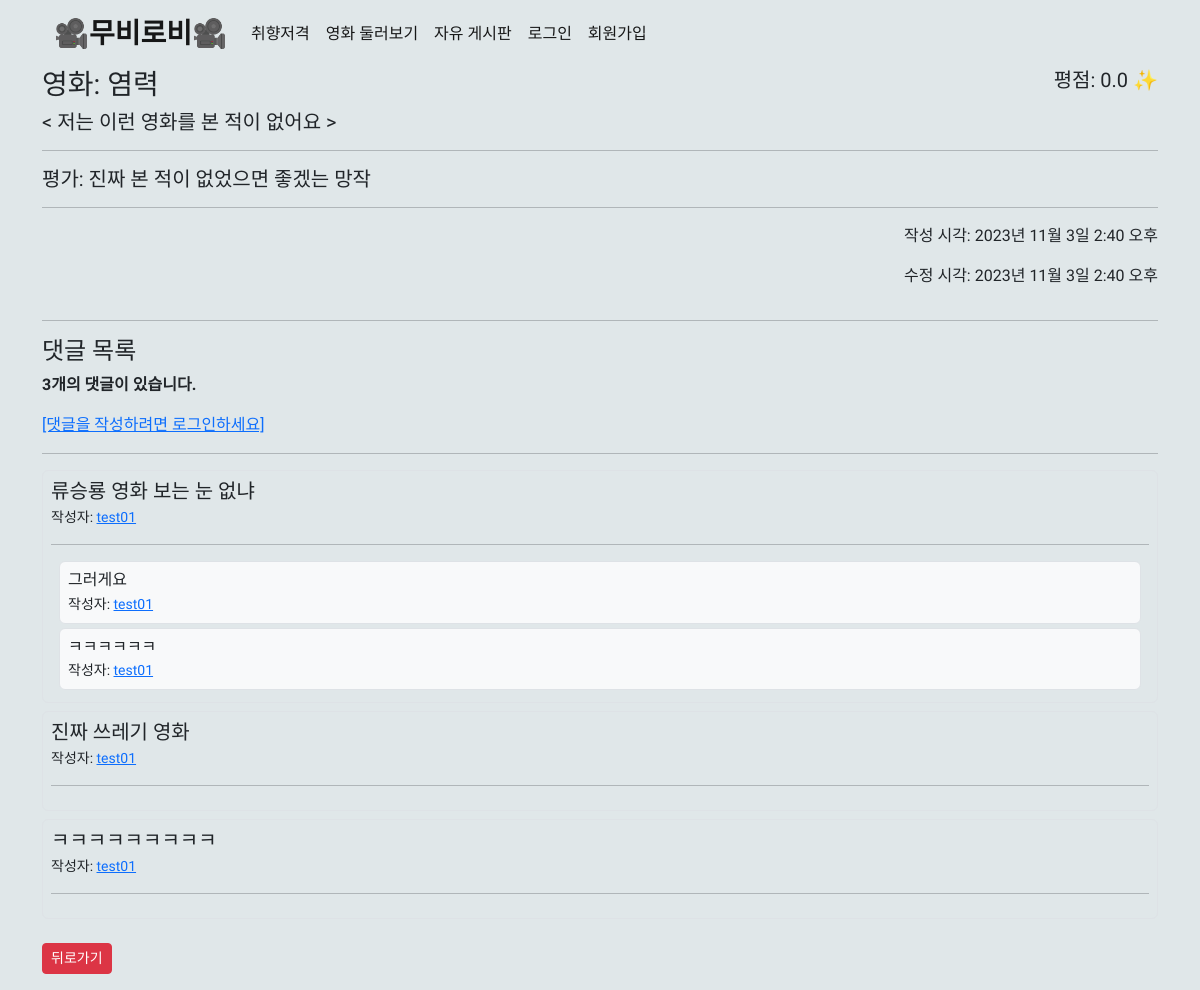
/community/3/, run on the app's committed database.
### community/models.py (models this page shows)
class Review(models.Model):
    title = models.CharField(max_length=100)
    movie_title = models.CharField(max_length=50)
    rank = models.DecimalField(max_digits=5, decimal_places=1)
    content = models.TextField()
    created_at = models.DateTimeField(auto_now_add=True)
    updated_at = models.DateTimeField(auto_now=True)
    user = models.ForeignKey(
        settings.AUTH_USER_MODEL, on_delete=models.CASCADE
    )
    like_users = models.ManyToManyField(
        settings.AUTH_USER_MODEL, related_name='like_reviews'
    )

class Comment(models.Model):
    papa_comment = models.ForeignKey('self', on_delete=models.CASCADE, null=True)
    content = models.TextField()
    review = models.ForeignKey(Review, on_delete=models.CASCADE)
    user = models.ForeignKey(
        settings.AUTH_USER_MODEL, on_delete=models.CASCADE
    )

### accounts/models.py (models this page shows)
class User(AbstractUser):
    followings = models.ManyToManyField('self', symmetrical=False, related_name='followers')

### community/views.py (the view)
# urls.py: path('<int:review_pk>/', views.detail, name='detail'),
@require_safe
def detail(request, review_pk):
    review = get_object_or_404(Review, pk=review_pk)
    comments = review.comment_set.all().order_by('-pk')
    only_comment_cnt = comments.filter(papa_comment__isnull=True).count()
    comment_form = CommentForm()
    soncomment_form=SonCommentForm()
    context = {
        'review': review,
        'comment_form': comment_form,
        'comments': comments,
        'soncomment_form':soncomment_form,
        'only_comment_cnt':only_comment_cnt,
    }
    return render(request, 'community/detail.html', context)

### community/templates/community/detail.html (shortened to what this page needs)
{% extends 'base.html' %}
{% block content %}
  <div class="d-flex justify-content-between">
    <h3>영화: {{ review.movie_title }}</h3>
    <h5>평점: {{ review.rank }} ✨</h5>
  </div>
  <h5>< {{ review.title }} ></h5>
  <hr />
  <h5>평가: {{ review.content }}</h5>
  <hr />
  <div class="d-flex justify-content-end">
    <p>작성 시각: {{ review.created_at }}</p>
  </div>
  <div class="d-flex justify-content-end">
    <p>수정 시각: {{ review.updated_at }}</p>
  </div>
  <hr />
  <h4>댓글 목록</h4>
  {% if comments|length %}
    <p>
      <b>{{ only_comment_cnt }}개의 댓글이 있습니다.</b>
    </p>
  {% endif %}
  {% if user.is_authenticated %}
    <form action="{% url 'community:create_comment' review.pk %}" method="POST">
      {% csrf_token %}
      {{ comment_form }}
      <input class="btn btn-primary mx-1 mb-1 btn-sm" type="submit" value="댓글달기" />
    </form>
  {% else %}
    <a href="{% url 'accounts:login' %}">[댓글을 작성하려면 로그인하세요]</a>
  {% endif %}
  <hr />
  <div class="list-group">
    {% for comment in comments %}
      {% if comment.papa_comment == null %}
        <div class="border border-1 rounded p-2 mb-2">
          <div class="d-flex w-100 justify-content-between">
            <h5 class="mb-1">{{ comment.content }}</h5>
          </div>
          <div class="d-flex w-100 justify-content-between">
            <small class="text-body-secondary">작성자: <a href="{% url 'accounts:profile' comment.user %}">{{ comment.user }}</a></small>
          </div>
          <hr />
          {% for soncomment in comments %}
            {% if soncomment.papa_comment.pk == comment.pk %}
              <div class="border border-1 rounded p-2 mx-2 mb-1 bg-light">
                <div class="d-flex w-100 justify-content-between">
                  <h6 class="mb-1">{{ soncomment.content }}</h6>
                </div>
                <div class="d-flex w-100 justify-content-between">
                  <small class="text-body-secondary">작성자: <a href="{% url 'accounts:profile' soncomment.user %}">{{ soncomment.user }}</a></small>
                </div>
              </div>
            {% endif %}
          {% endfor %}
        </div>
      {% endif %}
    {% endfor %}
  </div>
  <a href="{% url 'community:index' %}"><button class="btn btn-danger btn-sm my-3">뒤로가기</button></a>
{% endblock %}

### data on the page
Review: movie_title "염력", rank "0.0", title "저는 이런 영화를 본 적이 없어요", content "진짜 본 적이 없었으면 좋겠는 망작", created_at "2023년 11월 3일 2:40 오후", updated_at "2023년 11월 3일 2:40 오후"
Comment: content "류승룡 영화 보는 눈 없냐", user "test01"
Comment: content "그러게요", user "test01"
Comment: content "ㅋㅋㅋㅋㅋㅋ", user "test01"
Comment: content "진짜 쓰레기 영화", user "test01"
Comment: content "ㅋㅋㅋㅋㅋㅋㅋㅋㅋ", user "test01"

### other printed values
{{ only_comment_cnt }} "3"
